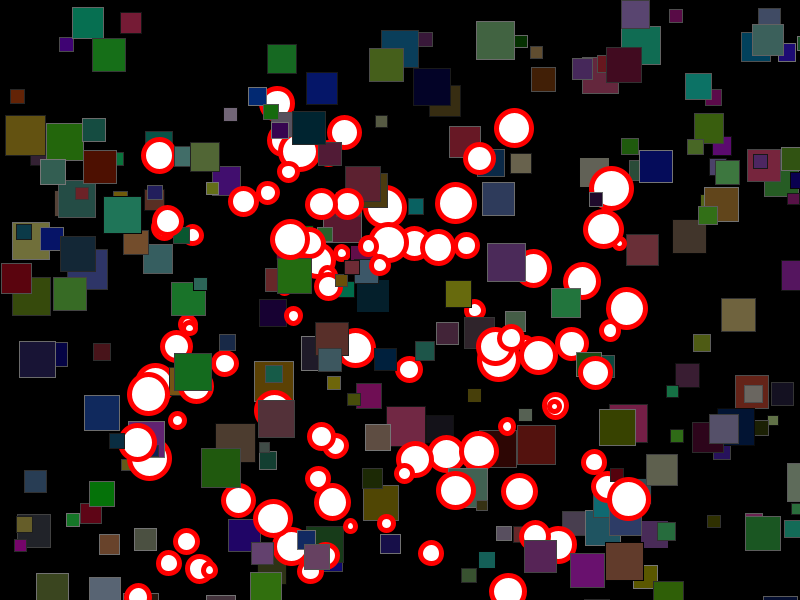
Frame 1 (no input)
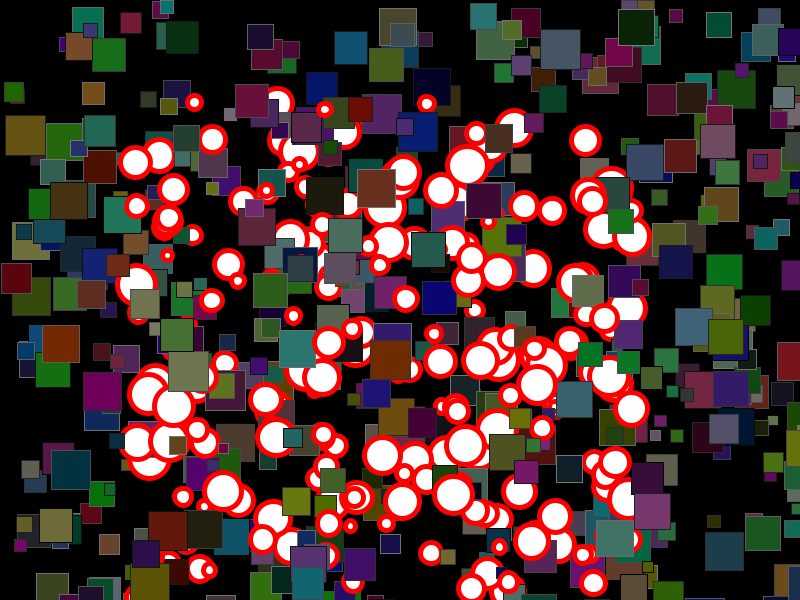
Frame 2 (the mouse pressed at the canvas centre, redrawn once)

The Processing sketch that drew these frames (run headless with seeded random() and noise(); the mouse was pressed at the canvas centre and the sketch redrawn once):

// Processing sketch: processing_58645
// ── processing_58645.pde

void setup(){    //Abertura de função void setup- não retribui nenhum valor final
  size (800,600); //define o tamanho da janela para 800x600
  smooth();       // suaviza o desenho. anti-aliasing
  noLoop();       // Previne que o programa se reproduza em ciclos contínuos
  background(0);  //define a cor/brilho da janela para 0 - preto
}                 //fecho da função void setup

void draw(){      //abertura da função void draw

float nobjectos = random(200,500); // os nr de objectos gerados é entre 20 e 100
int percent = 20; // percentagem de objectos gerados a serem alterados
int prob = 100 - percent; // variável usada para o teste da probabilidade, para calcular os 80%


for (int i=0 ; i < nobjectos ; i++){   
    /*ciclo for incrementa valores em i e termina quando
    o valor de i for igual a um número aleatório entre 50 e 100*/                            
    float x1 = random(width); // declaração da variável x1 de valor aleatorio entre 0 e a largura da janela. Tipo Float porque a funçao random atribui valores com casas decimais, nao inteiros
    float y1 = random(width); // declaração da variável y1 de valor aleatorio entre 0 e a largura da janela. Tipo Float porque a funçao random atribui valores com casas decimais, nao inteiros
    float r = random(120); // declaração da variável r red de valor aleatorio entre 0 e 120. Tipo Float porque a funçao random atribui valores com casas decimais, nao inteiros
    float g = random(120); // declaração da variável g green de valor aleatorio entre 0 e 120. Tipo Float porque a funçao random atribui valores com casas decimais, nao inteiros
    float b = random(120); // declaração da variável b blue de valor aleatorio entre 0 e 120. Tipo Float porque a funçao random atribui valores com casas decimais, nao inteiros
    float tam = random(10,40); // variável que abarca valores aleatórios entre 10 e 40 para o tamanho dos objectos
    float posX = width/6 + random(500); // define a localização horizontal do objecto em 20% dos casos
    float posY = height/6 + random(500); // define a localização vertical do objecto em 20% dos casos
   
    if (random(100) > prob){  // verificação e consequencia (em baixo) do que acontece em (100% - 20%) dos casos, ou seja 80%
      
      fill(255);  // pinta o objecto de branco, luminosidade 255 máxima
      strokeWeight(5); // define a grossura do contorno para 5
      stroke(255,0,0);   // pinta o contorno do objecto de vermelho puro, da escala RGB red green blue
      ellipse(posX,posY,tam,tam); // desenha quadrados de "tam" pixeis de lado de cor dependente da probabilidade
    
    }                         // fecha a 1ª condiçao
    else {                    // senão se verificar a condição do if, decorre o processo em baixo, else
      
      fill(r,g,b); //define a cor de preenchimento dos  objectos seguintes para os valores assumidos pelas variaveis R G e B
      strokeWeight(1);  // define a grossura do contorno para 1
      stroke(random(120)); // define o contorno do objecto seguinte para uma luminosidade entre 0 e 120 
      rect(x1,y1,tam,tam); // desenha quadrados de "tam" pixeis de lado de cor dependente da probabilidade
    }                         // fecha e conclui o processo lógico if
    
    
      
} //fecho do ciclo For  
  
}//fecho da funçao void draw
